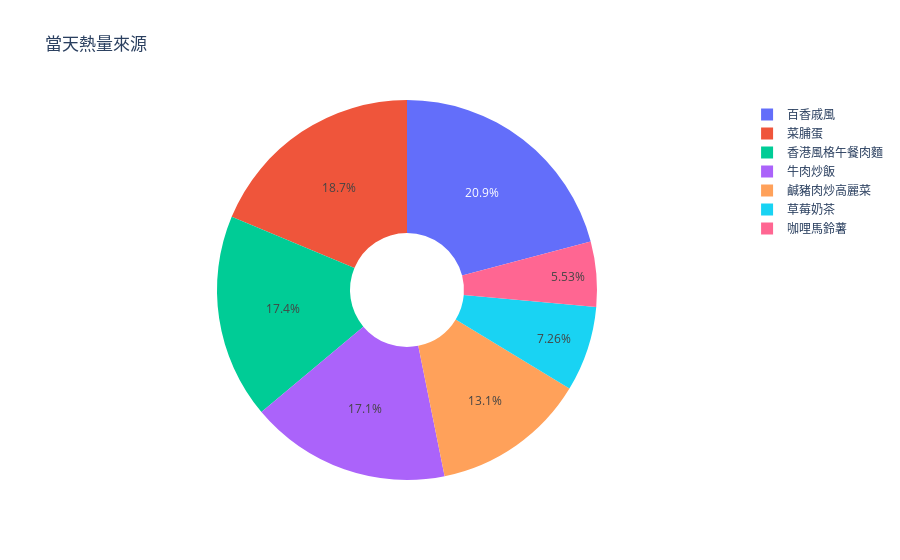

This figure's notebook cell:
### Code cell
fig = px.pie(Record_df, values='熱量', names='名稱', title='當天熱量來源', hole=.3)
fig.show()

### Figure 1 — Plotly figure (JSON) as saved in the notebook; plotly's stock layout.template omitted (floating-point values rounded to 4 significant figures)
{"data": [{"domain": {"x": [0, 1], "y": [0, 1]}, "hole": 0.3, "hovertemplate": "名稱=%{label}<br>熱量=%{value}<extra></extra>", "labels": ["鹹豬肉炒高麗菜", "百香戚風", "牛肉炒飯", "香港風格午餐肉麵", "草莓奶茶", "咖哩馬鈴薯", "菜脯蛋"], "legendgroup": "", "name": "", "showlegend": true, "type": "pie", "values": [230.8, 366.8, 299.6, 305.5, 127.4, 97.06, 328.3]}], "layout": {"legend": {"tracegroupgap": 0}, "title": {"text": "當天熱量來源"}}}
